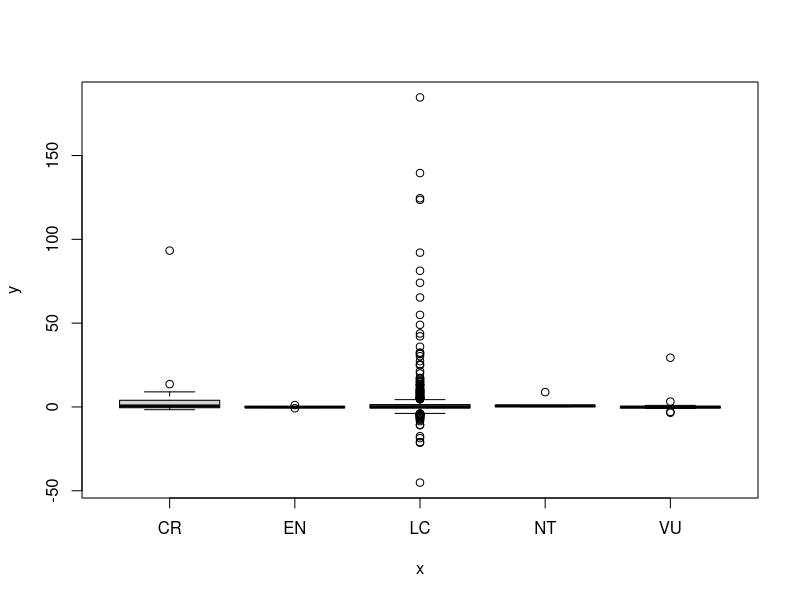
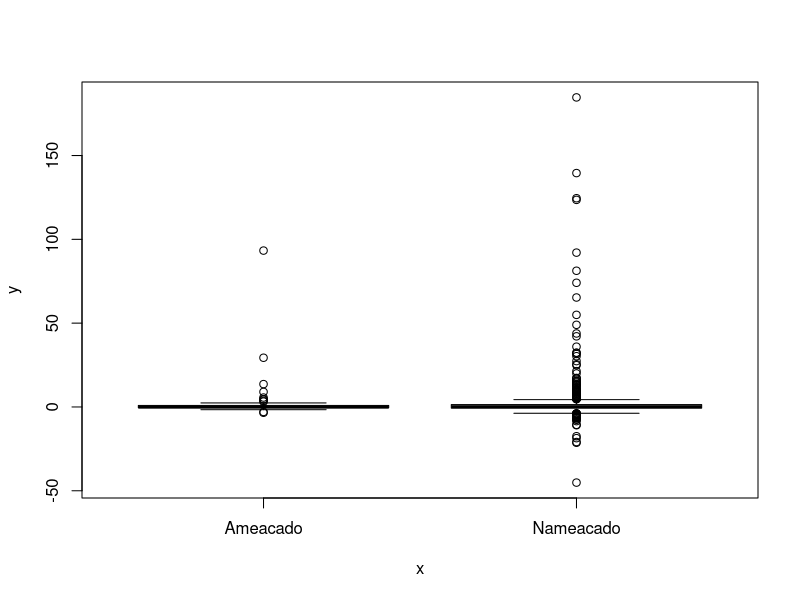
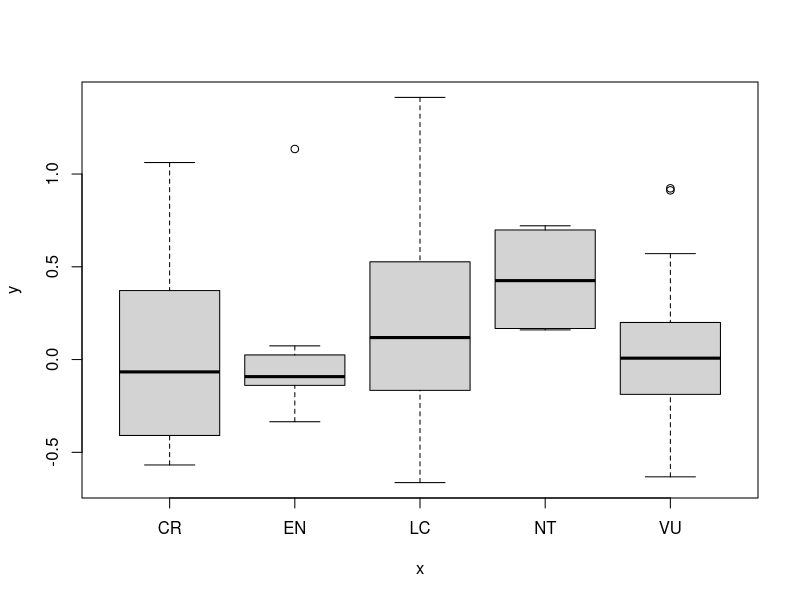
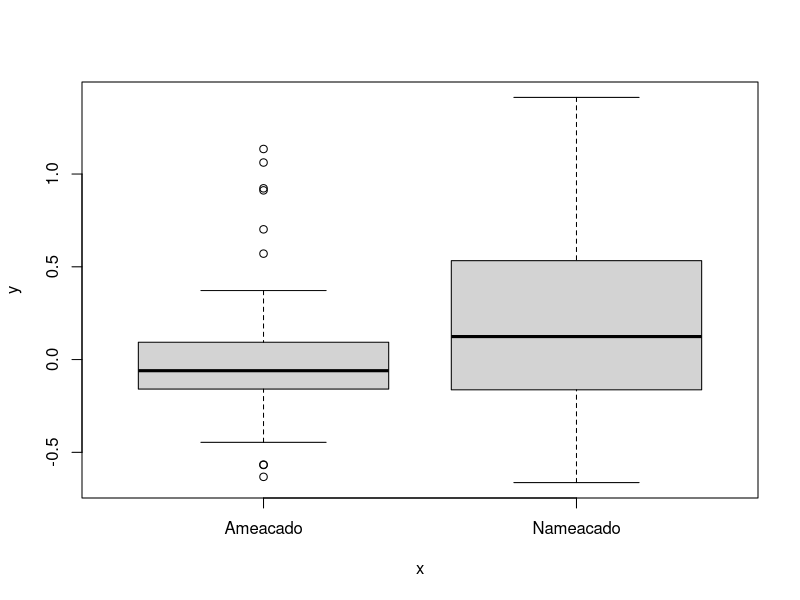
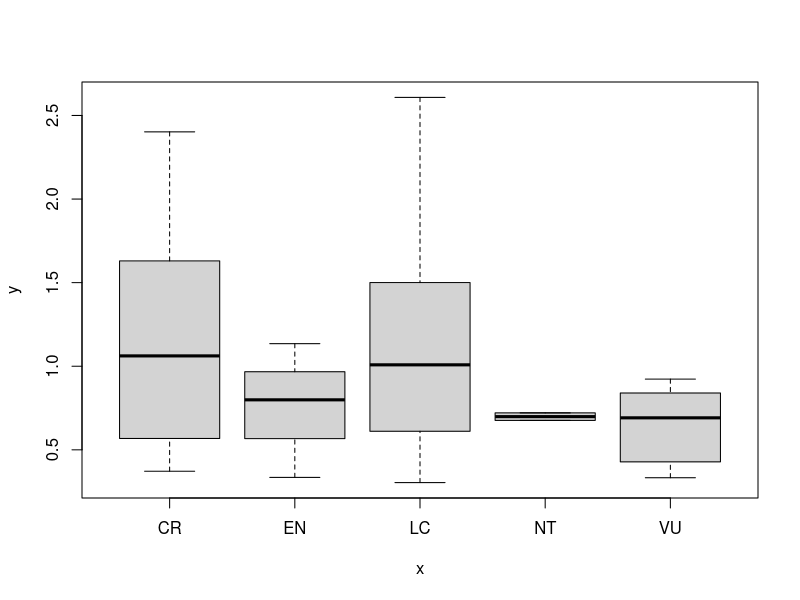
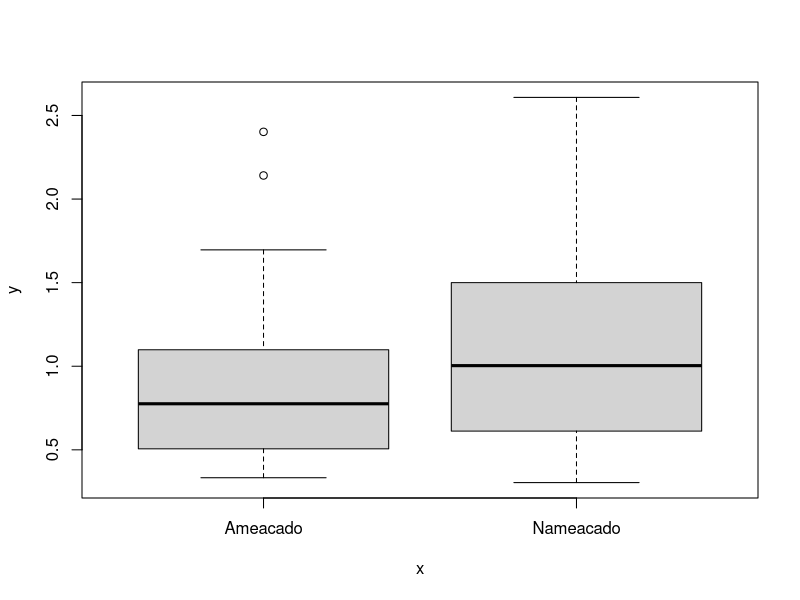

Reproduce these figures in R, in order.
#### VERIFY CORRELATION BETWEEN PLASTICITY AND EXTINCTION RISK ####
library(tidyverse)

hedges <- read.csv2('data/hedges.csv')
extinction_risk<- read.csv2('data/base_de_dados_risco_de_extincao.csv')

hedges <- hedges %>%
  select(-X) %>%
  mutate(risk = NA, risk_two = NA)

for(i in seq_along(extinction_risk$Species.Genus)){
  temporary <- extinction_risk$Species.Genus[i] == hedges$species_complete
  if(sum(temporary) >= 1){
    hedges$risk[temporary] <- extinction_risk$Extinction.risk[i]
    hedges$risk_two[temporary] <- extinction_risk$Resume[i]
  }
}

### WITHOUT ABS ###
hedges <- hedges %>%
  as.tibble() %>%
  filter(!is.na(risk), !is.na(risk_two)) %>%
  mutate(risk = as.factor(risk), 
         risk_two = as.factor(risk_two))

plot(hedges$risk, hedges$hedgesg)
plot(hedges$risk_two, hedges$hedgesg)

hedges_filter <- hedges %>%
  filter(hedges$hedgesg > as.numeric(summary(hedges$hedgesg)[2]),
         hedges$hedgesg < as.numeric(summary(hedges$hedgesg)[5]))

plot(hedges_filter$risk, hedges_filter$hedgesg)
plot(hedges_filter$risk_two, hedges_filter$hedgesg)

### WITH ABS ###
hedges_abs <- hedges %>%
  mutate(hedgesg = abs(hedgesg))

hedges_filter2 <- hedges_abs %>%
  filter(hedges_abs$hedgesg > as.numeric(summary(hedges_abs$hedgesg)[2]),
         hedges_abs$hedgesg < as.numeric(summary(hedges_abs$hedgesg)[5]))

plot(hedges_filter2$risk, hedges_filter2$hedgesg)
plot(hedges_filter2$risk_two, hedges_filter2$hedgesg)
